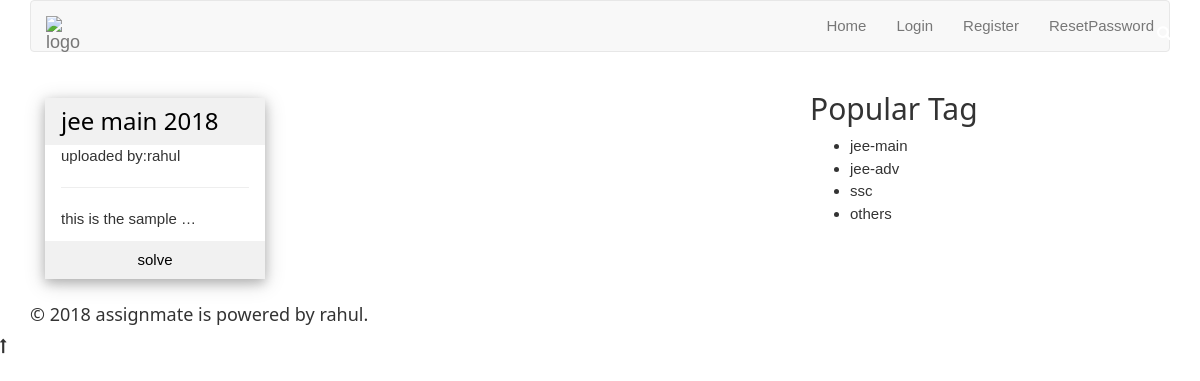
Before: / with the older database file.
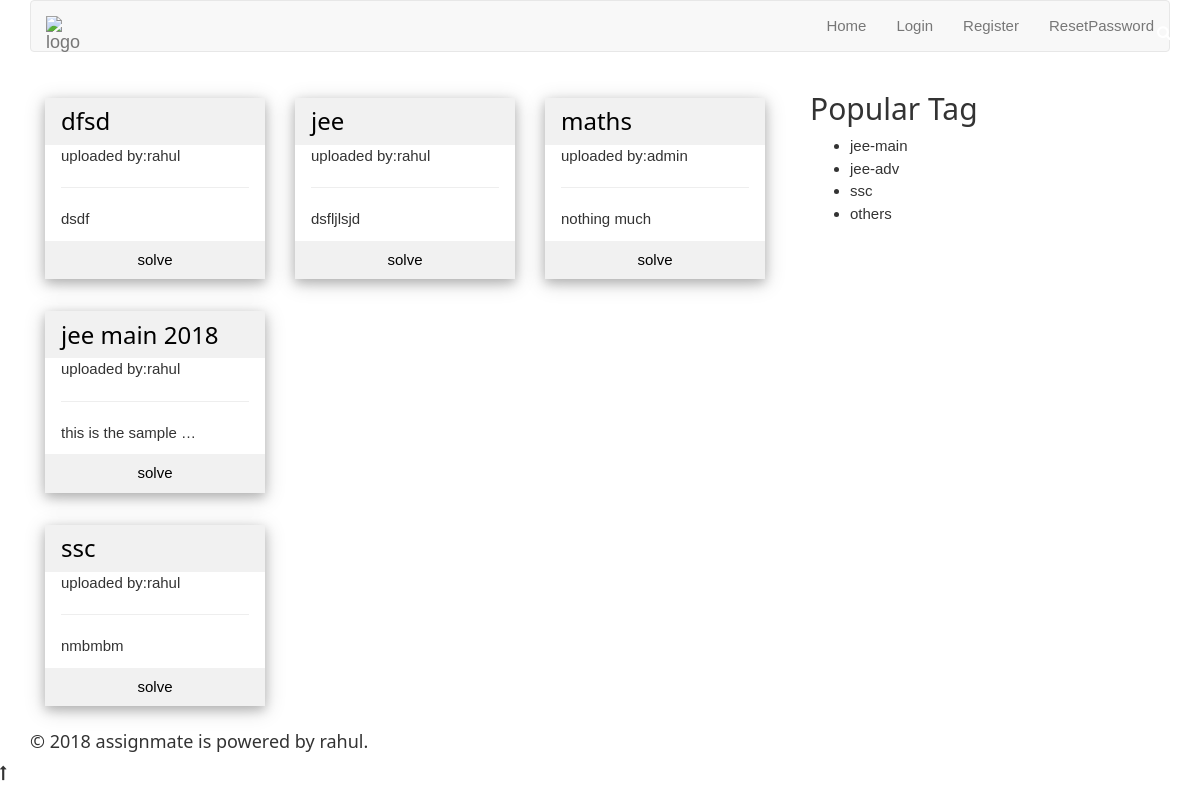
After: the same page with the newer database file.
### assignment/models.py (models this page shows, shortened)
class Assignment(models.Model):
    user = models.ForeignKey(User, on_delete=models.CASCADE)
    title=models.CharField(max_length=30,default='assignment')
    discription=models.CharField(max_length=500)
    category=models.CharField(max_length=30,blank=True)
    created = models.DateTimeField(auto_now=True)
    objects = AssignmentManager()
    class Meta:
        ordering = ["-created"]
    def __str__(self):
        return self.title

### assignment/views.py (the view)
# urls.py: path('',index,name='index'),
def index(request):
    if request.user.is_authenticated:
        list_assignment = []
        for useraccount in request.user.is_following.all():
            user=useraccount.user
            print(user)
            for assignment in user.assignment_set.all():
                list_assignment.append(assignment)
        return render(request,'assignment/index.html',{'list_assignment':list_assignment,})
    else:
        list_jee = Assignment.objects.jee_main().order_by('-created')
        list_jee_adv = Assignment.objects.jee_adv().order_by('-created')
        list_ssc = Assignment.objects.ssc().order_by('-created')
        list = [list_jee, list_jee_adv,list_ssc]
        return render(request, 'assignment/index2.html', {'list': list})

### assignment/models.py (called while the page is built)
    def jee_main(self):
        return self.filter(category='jee_main')

    def jee_adv(self):
        return self.filter(category='jee_advance')

    def ssc(self):
        return self.filter(category='ssc')

    def get_queryset(self):
        return AssignmentQuerySet(self.model,using=self._db)

    def jee_main(self):
        return self.get_queryset().jee_main()

    def jee_adv(self):
        return self.get_queryset().jee_adv()

    def ssc(self):
        return self.get_queryset().ssc()

### assignment/templates/assignment/index2.html (shortened to what this page needs)
{% extends 'accounts/base.html'%}
{% block body %}
<div class="container">
    <div class="row">
        <div class="col-lg-8">
                <div class="container-fluid">
                {% for list in list %}
                    <div class="row">
                        {% for assignment in list %}
                        <div class="col-lg-4 col-md-4 col-sm-6 col-xs-6 w3-section">
                            <div class="w3-card-4 ">
                            <header class="w3-container w3-light-grey">
                              <a href="{% url 'assignment:assignment' assignment.id %}"><h3>{{ assignment|truncatechars_html:15 }}</h3></a>
                            </header>
                            <div class="w3-container">
                              <p>uploaded by:{{assignment.user}}</p>
                              <hr>
                              <a href="javascript:void(0);" data-toggle="tooltip" data-placement="top" title="{{assignment.discription}}"><p>{{assignment.discription|truncatechars_html:20}}</p></a>
                            </div>
                            <a href="{% url 'assignment:assignment' assignment.id %}"><button class="w3-button w3-block w3-light-grey"> solve</button></a>
                            </div>
                        </div>
                        {% endfor %}
                    </div>
                {% endfor %}
                </div>
            </div>
        <div class="col-lg-4">
            <div class="widget widget_tag_cloud">
              <h2 class="widget-title">Popular Tag</h2>
              <div class="popular-box">
                  <ul>
                      <li> <a href="{% url 'assignment:index_jee_main' %}">jee-main</a> </li>
                      <li> <a href="{% url 'assignment:index_jee_adv' %}">jee-adv</a> </li>
                      <li> <a href="{% url 'assignment:index_ssc' %}">ssc</a> </li>
                      <li> <a href="{% url 'assignment:index_others' %}">others</a> </li>
                  </ul>
              </div>
          </div>
        </div>
    </div>
</div>
{% endblock %}

### accounts/templates/accounts/base.html (shortened to what this page needs)
<!DOCTYPE html>
<html lang="en">
<head>
    {% load staticfiles %}
    <link type="text/css" rel="stylesheet" href="http://scribbler.projectsmd.in/html/css/bootstrap.min.css">
    <link type="text/css" rel="stylesheet" href="http://scribbler.projectsmd.in/html/css/owl.carousel.min.css">
    <link type="text/css" rel="stylesheet" href="http://scribbler.projectsmd.in/html/css/font-awesome.css">
    <link type="text/css" href="http://scribbler.projectsmd.in/html/css/magnific-popup.css" rel="stylesheet">
    <link type="text/css" href="http://scribbler.projectsmd.in/html/css/style.css" rel="stylesheet">
    <link type="text/css" href="http://scribbler.projectsmd.in/html/css/media.css" rel="stylesheet">
    <link type="text/css" rel="stylesheet" href="{% static 'accounts/css/w3.css' %}">
    <link rel="stylesheet" href="https://cdnjs.cloudflare.com/ajax/libs/font-awesome/4.7.0/css/font-awesome.min.css">
</head>
<body id="mainBox" data-spy="scroll" data-target="#main-menu" data-offset="150" data-gr-c-s-loaded="true">
<div class="blog-main">
  <div id="site-head " {% block tag_banner %}class="no-banner"{% endblock %}>
      <header id="header" class="header-block" data-top="0" data-scroll="100">
          <div class="container">
              <div class="row">
                  <div class="col-lg-12 col-md-12 col-sm-12 col-xs-12 main-menu">
                      <div class="menuBar scrollbtn">
                          <nav class="navbar navbar-default">
                              <div class="navbar-header">
                                  <div class="logo">
                                      <a class="navbar-brand" href="{% url 'home:home'%}"><img src="http://plotandscatter.com/assets/images/questions.png" style="width:50px" alt="logo" /></a>
                                  </div>
                              </div>
                              <div class="home-menu">
                                  <div class="collapse navbar-collapse" id="main-menu">
                                      <ul class="nav navbar-nav navbar-right">
                                          <li><a href="{% url 'home:home' %}">Home </a></li>
                                          {% if user.is_authenticated %}
                                          <li class="has-children"><a href="javascript:void(0)">Assignment</a>
                                              <ul class="sub-menu">
                                                  <li><a href="{% url 'assignment:index' %}">Assignments</a></li>
                                                  <li> <a href="{% url 'assignment:assignment_page' %}">all Assignments</a> </li>
                                                  <li> <a href="{% url 'assignment:my_assignment_page' %}">My Assignments</a> </li>
                                                  <li> <a href="{% url 'assignment:result' %}">My result</a> </li>
                                              </ul>
                                          </li>
                                          <li class="has-children"><a href="{% url 'assignment:studymaterial' %}">Studymaterial</a>
                                              <ul class="sub-menu">
                                                  <li> <a href="{% url 'assignment:index_studymaterial' %}">Study material</a> </li>
                                                  <li> <a href="{% url 'assignment:studymaterial' %}">All Study material</a> </li>
                                                  <li> <a href="{% url 'assignment:my-studymaterial' %}">My Study material</a> </li>
                                              </ul>
                                          </li>
                                          <li><a href="{% url 'assignment:blog_site_list' %}">Blogs</a>
                                          </li>
                                          <li class="has-children"><a href="javascript:void(0)">Dropdown</a>
                                              <ul class="sub-menu">
                                                  <li> <a href="{% url 'accounts:edit_profile' %}">Edit Profile</a> </li>
                                                  <li> <a href="{% url 'accounts:logout' %}">Logout</a> </li>
                                                  <li> <a href="{% url 'accounts:change_password' %}">ChangePassword</a> </li>
                                                  <li> <a href="{% url 'accounts:reset-password'%}">ResetPassword</a> </li>
                                              </ul>
                                          </li>
                                          {% else %}
                                          <li><a href="{% url 'accounts:login' %}">Login</a></li>
                                          <li><a href="{% url 'accounts:register' %}">Register</a></li>
                                          <li><a href="{% url 'accounts:reset-password' %}">ResetPassword</a></li>
                                            {% endif %}
                                      </ul>
                                  </div>
                                  <div class="search-form">
                                      <button class="openBtn" onclick="openSearch()"><i class="fa fa-search"></i></button>
                                  </div>
                              </div>
                          </nav>
                      </div>
                  </div>
              </div>
          </div>
      </header>
  </div>
      <div class="main">
        {% block body%}
        {%endblock%}
        <div id="copyright" class="copyright pr text-align-center">
            <div class="container">
                <div class="row">
                    <div class="col-lg-12 col-md-12 col-sm-12 col-xs-12">
                        <h5>&copy; 2018 <a href="{% url 'home:home'%}">assignmate</a> is powered by <a href="https://smilingrahul.com/" class="dotstore-link" target="_blank">rahul.</a></h5>
                    </div>
                </div>
            </div>
        </div>
        <a href="javascript:void(0);" class="back-to-top"><i class="fa fa-long-arrow-up" aria-hidden="true"></i></a>
      </div>
</div>
</body>
</html>

### accounts/static/accounts/css/w3.css (style rules this page uses)
*,*:before,*:after { box-sizing:inherit }
html { -ms-text-size-adjust:100%;-webkit-text-size-adjust:100% }
body { margin:0 }
article,aside,details,figcaption,figure,footer,header,main,menu,nav,section,summary { display:block }
a { background-color:transparent;-webkit-text-decoration-skip:objects }
img { border-style:none }
hr { box-sizing:content-box;height:0;overflow:visible }
button,input,select,textarea { font:inherit;margin:0 }
button,input { overflow:visible }
button,select { text-transform:none }
button,html [type=button],[type=reset],[type=submit] { -webkit-appearance:button }
html,body { font-family:Verdana,sans-serif;font-size:15px;line-height:1.5 }
html { overflow-x:hidden }
h2 { font-size:30px }
h3 { font-size:24px }
h5 { font-size:18px }
h1,h2,h3,h4,h5,h6 { font-family:"Segoe UI",Arial,sans-serif;font-weight:400;margin:10px 0 }
hr { border:0;border-top:1px solid #eee;margin:20px 0 }
img { vertical-align:middle }
a { color:inherit }
.w3-btn,.w3-button { border:none;display:inline-block;padding:8px 16px;vertical-align:middle;overflow:hidden;text-decoration:none;color:inherit;background-color:inherit;text-align:center;cursor:pointer;white-space:nowrap }
.w3-btn,.w3-button { -webkit-touch-callout:none;-webkit-user-select:none;-khtml-user-select:none;-moz-user-select:none;-ms-user-select:none;user-select:none }
.w3-block { display:block;width:100% }
.w3-container:after,.w3-container:before,.w3-panel:after,.w3-panel:before,.w3-row:after,.w3-row:before,.w3-row-padding:after,.w3-row-padding:before, .w3-cell-row:before,.w3-cell-row:after,.w3-clear:after,.w3-clear:before,.w3-bar:before,.w3-bar:after { content:"";display:table;clear:both }
.w3-container,.w3-panel { padding:0.01em 16px }
.w3-card-4,.w3-hover-shadow:hover { box-shadow:0 4px 10px 0 rgba(0,0,0,0.2),0 4px 20px 0 rgba(0,0,0,0.19) }
.w3-section,.w3-code { margin-top:16px!important;margin-bottom:16px!important }
.w3-light-grey,.w3-hover-light-grey:hover,.w3-light-gray,.w3-hover-light-gray:hover { color:#000!important;background-color:#f1f1f1!important }

### accounts/templates/accounts/base.html (style rules this page uses)
* { box-sizing: border-box; }
.openBtn { background-color: transparent; position: absolute; width: 18px; height: 65px; right: 0; top: 0; color: white; border: none; cursor: pointer; }

Changed rows visible on the page:
added Assignment: title "dfsd", user "rahul", discription "dsdf"
added Assignment: title "jee", user "rahul", discription "dsfljlsjd"
added Assignment: title "maths", user "admin", discription "nothing much"
added Assignment: title "ssc", user "rahul", discription "nmbmbm"
